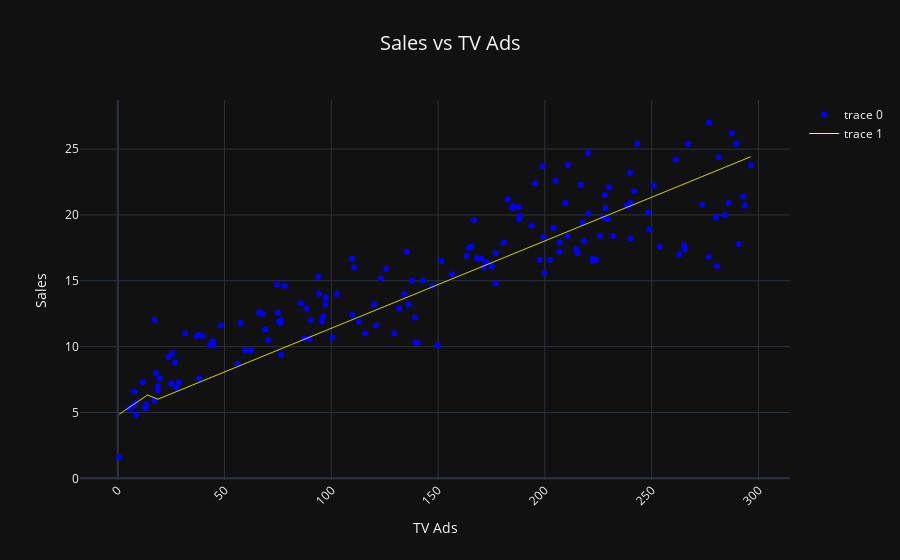
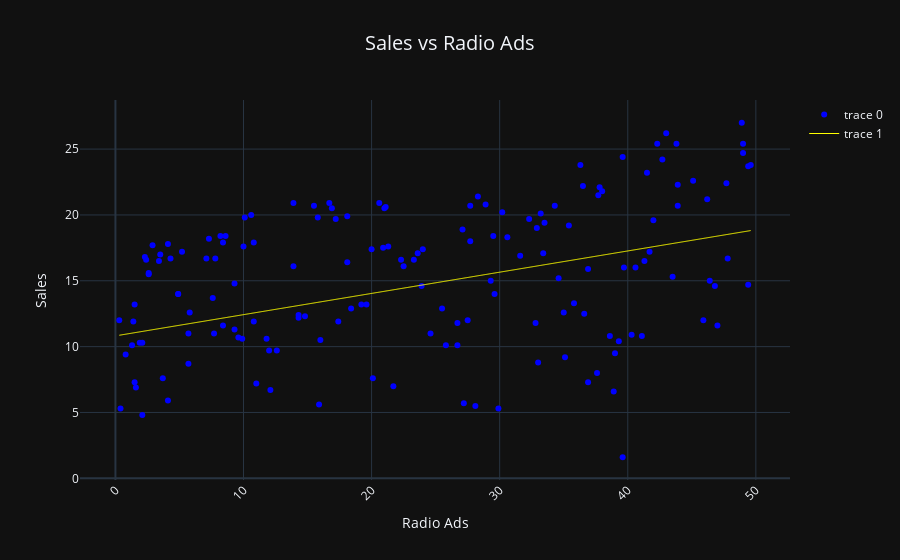
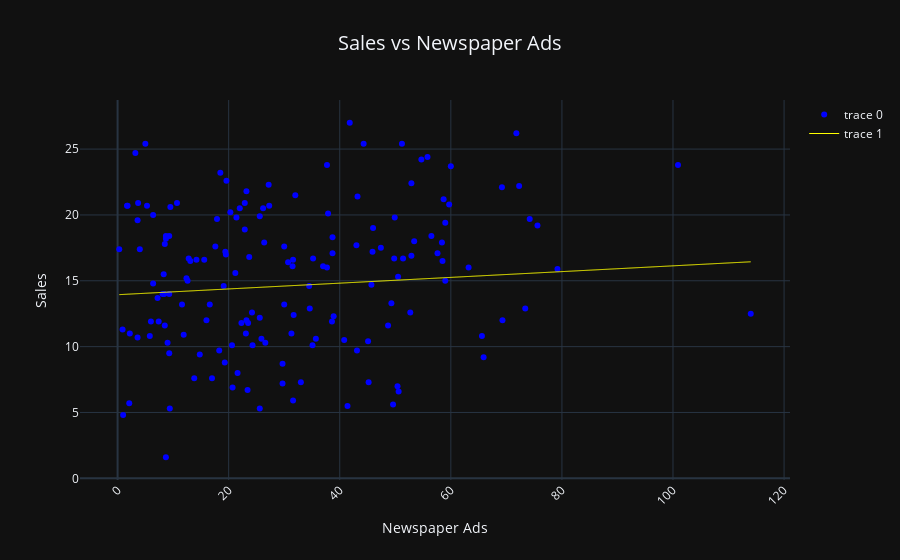

Notebook cell for these charts, in order:
### Code cell
plot_tv(nn)
plot_radio(nn)
plot_newspaper(nn)

### Figure 1 — Plotly figure (JSON) as saved in the notebook; plotly's stock layout.template omitted (floating-point values rounded to 4 significant figures; data arrays with more than 128 entries replaced by an {"elided": "..."} marker saying what was removed)
{"data": [{"line": {"color": "blue", "dash": "dot", "width": 1}, "mode": "markers", "type": "scatter", "x": {"elided": "160 float values"}, "y": {"elided": "160 float values"}}, {"line": {"color": "yellow", "dash": "solid", "shape": "spline", "width": 1}, "type": "scatter", "x": {"elided": "1000 float values"}, "y": {"elided": "1000 float values"}}], "layout": {"autosize": true, "title": {"font": {"size": 20}, "text": "Sales vs TV Ads", "x": 0.5}, "xaxis": {"autorange": true, "range": [-16.71, 313.8], "tickangle": -45, "title": {"text": "TV Ads"}, "type": "linear"}, "yaxis": {"autorange": true, "range": [-0.09676, 28.7], "title": {"text": "Sales"}, "type": "linear"}}}

### Figure 2 — Plotly figure (JSON) as saved in the notebook; plotly's stock layout.template omitted (floating-point values rounded to 4 significant figures; data arrays with more than 128 entries replaced by an {"elided": "..."} marker saying what was removed)
{"data": [{"line": {"color": "blue", "dash": "dot", "width": 1}, "mode": "markers", "type": "scatter", "x": {"elided": "160 float values"}, "y": {"elided": "160 float values"}}, {"line": {"color": "yellow", "dash": "solid", "shape": "spline", "width": 1}, "type": "scatter", "x": {"elided": "1000 float values"}, "y": {"elided": "1000 float values"}}], "layout": {"autosize": true, "title": {"font": {"size": 20}, "text": "Sales vs Radio Ads", "x": 0.5}, "xaxis": {"autorange": true, "range": [-2.603, 52.5], "tickangle": -45, "title": {"text": "Radio Ads"}, "type": "linear"}, "yaxis": {"autorange": true, "range": [-0.09676, 28.7], "title": {"text": "Sales"}, "type": "linear"}}}

### Figure 3 — Plotly figure (JSON) as saved in the notebook; plotly's stock layout.template omitted (floating-point values rounded to 4 significant figures; data arrays with more than 128 entries replaced by an {"elided": "..."} marker saying what was removed)
{"data": [{"line": {"color": "blue", "dash": "dot", "width": 1}, "mode": "markers", "type": "scatter", "x": {"elided": "160 float values"}, "y": {"elided": "160 float values"}}, {"line": {"color": "yellow", "dash": "solid", "shape": "spline", "width": 1}, "type": "scatter", "x": {"elided": "1000 float values"}, "y": {"elided": "1000 float values"}}], "layout": {"autosize": true, "title": {"font": {"size": 20}, "text": "Sales vs Newspaper Ads", "x": 0.5}, "xaxis": {"autorange": true, "range": [-6.395, 120.7], "tickangle": -45, "title": {"text": "Newspaper Ads"}, "type": "linear"}, "yaxis": {"autorange": true, "range": [-0.09676, 28.7], "title": {"text": "Sales"}, "type": "linear"}}}
